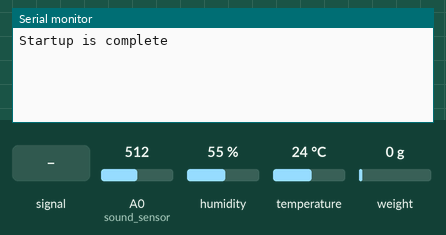
A sketch run on a simulated ESP8266 (NodeMCU). On the bench: the last lines printed to the serial monitor. The test bench sets the inputs (shaded band); at power-on: humidity 55 %, weight on the scale 0 g, A0 (sound_sensor) = 512, temperature 24 °C.

Above: at 3.6 s.
3.7 s: A0 (sound_sensor) fed a 200 Hz sine of ±81 counts around its level
At 5.6 s:
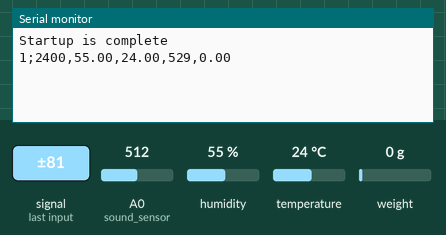
7.9 s: humidity set to 22 %
At 9.2 s:
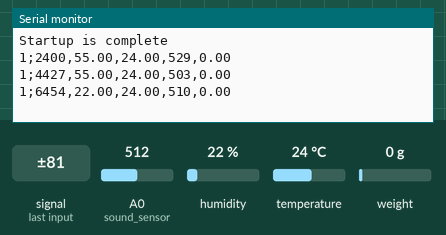
9.4 s: weight on the scale set to 100 g
At 10.8 s:
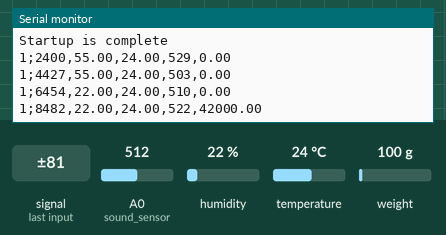
10.9 s: A0 (sound_sensor) set to 716
12.4 s: temperature set to 12 °C
At 13.3 s:
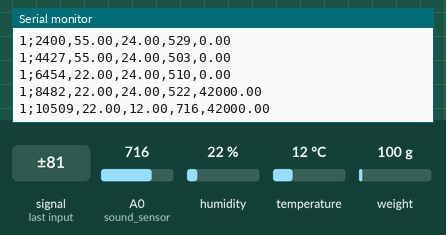
13.9 s: A0 (sound_sensor) fed a 1000 Hz sine of ±255 counts around its level
At 15.8 s:
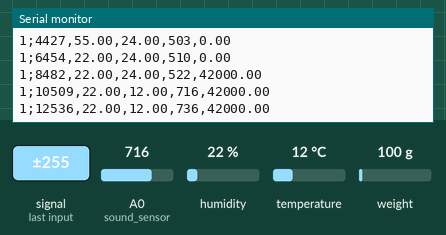
Timing chart, 0 to 16.4 s (numbered marks = the images above; inputs shaded):
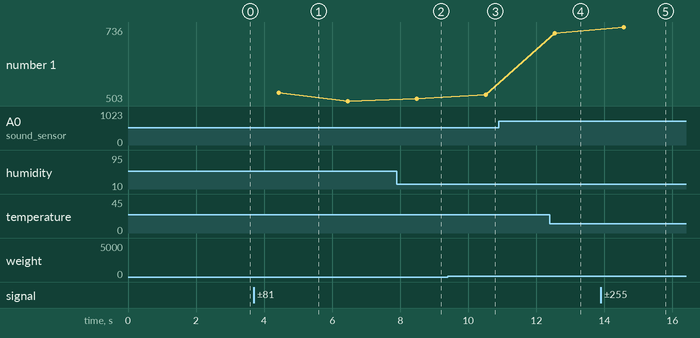

Measured:
- after the input at 3.7 s, the serial monitor: prints a new line after 0.73 s (image 1)
- after the input at 7.9 s, the serial monitor: prints a new line after 0.58 s (image 2)
- after the input at 9.4 s, the serial monitor: prints a new line after 1.1 s (image 3)
- after the input at 12.4 s, the serial monitor: prints a new line after 0.14 s (image 4)
- after the input at 13.9 s, the serial monitor: prints a new line after 0.66 s (image 5)
- plotted number 1: 716 → 736 after the input at 13.9 s

The sketch:

sensors.ino
```cpp
#include "DHT.h"
#define DHTPIN 2
#define DHTTYPE DHT11

#include <HX711_ADC.h>
#if defined(ESP8266)|| defined(ESP32) || defined(AVR)
#include <EEPROM.h>
#endif

int sound_sensor = A0; //assign to pin A2
const int HX711_dout = 4; //mcu > HX711 dout pin
const int HX711_sck = 5; //mcu > HX711 sck pin
DHT dht(DHTPIN, DHTTYPE);

HX711_ADC LoadCell(HX711_dout, HX711_sck);

const int calVal_eepromAdress = 0;
unsigned long t = 0;

void setup() {
  Serial.begin(9600);
  dht.begin(); // initialize the sensor

  LoadCell.begin();
  LoadCell.setReverseOutput(); //uncomment to turn a negative output value to positive
  unsigned long stabilizingtime = 2000; // preciscion right after power-up can be improved by adding a few seconds of stabilizing time
  boolean _tare = true; //set this to false if you don't want tare to be performed in the next step
  LoadCell.start(stabilizingtime, _tare);
  if (LoadCell.getTareTimeoutFlag() || LoadCell.getSignalTimeoutFlag()) {
    Serial.println("Timeout, check MCU>HX711 wiring and pin designations");
    while (1);
  }
  else {
    LoadCell.setCalFactor(1.0); // user set calibration value (float), initial value 1.0 may be used for this sketch
    Serial.println("Startup is complete");
  }
  while (!LoadCell.update());
  // calibrate(); //start calibration procedure
}

void loop() {
    static boolean newDataReady = 0;
  const int serialPrintInterval = 0; //increase value to slow down serial print activity

  unsigned long currentTime = millis();
  // wait a few seconds between measurements.
  delay(2000);
    int hive_id = 1;
  // read humidity
  float humi = dht.readHumidity();
  // read temperature as Celsius
  float tempC = dht.readTemperature();
  int soundValue = 0; //create variable to store many different readings
  for (int i = 0; i < 32; i++) //create a for loop to read
  {
    soundValue += analogRead(sound_sensor);
  } //read the sound sensor

  soundValue >>= 5; //bitshift operation

  // check if last tare operation is complete
  if (LoadCell.getTareStatus() == true) {
    Serial.println("Tare complete");
  }


  // check if any reads failed
  if (isnan(humi) || isnan(tempC) || isnan(soundValue)) {
    Serial.println("Failed to read from DHT sensor!");
  } else {
    Serial.print(hive_id);
    Serial.print(";");

    Serial.print(currentTime);
    Serial.print(",");

    Serial.print(humi);
    Serial.print(",");

    Serial.print(tempC);
    Serial.print(",");

    Serial.print(soundValue); //print the value of sound sensor
    Serial.print(",");

      // check for new data/start next conversion:
  if (LoadCell.update()) newDataReady = true;

  // get smoothed value from the dataset:
  if (newDataReady) {
    if (millis() > t + serialPrintInterval) {
      float i = LoadCell.getData();
      Serial.println(i);
      newDataReady = 0;
      t = millis();
    }
  }

  }
}
```
